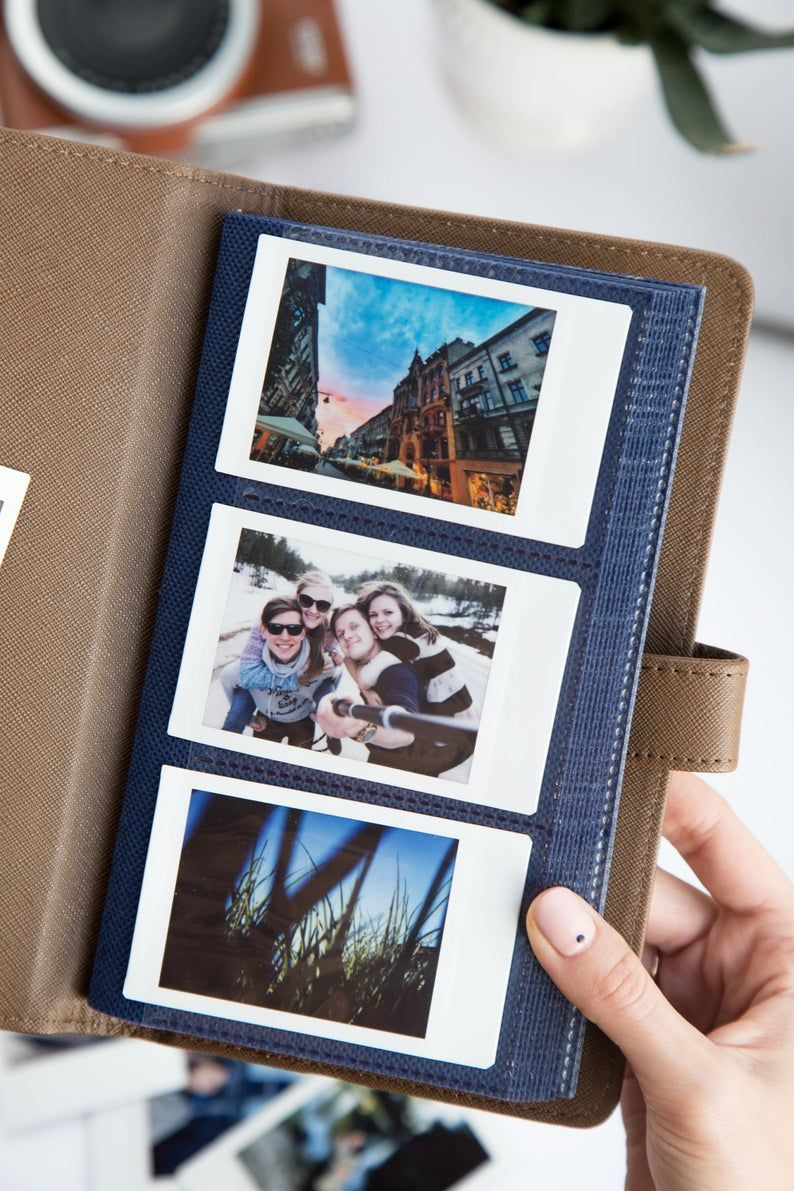
#> input picture Frames_data/018b0dcda1d4343a8588c5927c686f8c.jpg, 794 x 1191 px, found by its file name; its folder holds only this picture in this run
$ jupyter execute --allow-errors main.ipynb
#> lines starting #> are read from the running program, lines starting #| are printed output that depends on the picture
[cell 1]
import cv2
import time
import math
import numpy as np
import os
from imutils import perspective
import operator
import imutils
import copy
import random
from scipy.spatial import distance as dist
import mrcnn.config
import mrcnn.utils
from mrcnn.model import MaskRCNN
import os
import random

[cell 2]
# Configuration that will be used by the Mask-RCNN library
class MaskRCNNConfig(mrcnn.config.Config):
    #NAME = "coco_pretrained_model_config"
    NAME = "nam,e"
    IMAGES_PER_GPU = 1
    GPU_COUNT = 1
    NUM_CLASSES = 1 + 1
    DETECTION_MIN_CONFIDENCE = 0.9

[cell 3]
# Filter a list of Mask R-CNN detection results to get only the detected picsf
def get_pic_boxes(boxes, class_ids):
    pic_boxes = []

    for i, box in enumerate(boxes):
        # If the detected object isn't an expected output, skip it
        if class_ids[i] in [1]:
            pic_boxes.append(box)

    return np.array(pic_boxes)

[cell 4]
# Root directory of the project
ROOT_DIR ="./"

# Directory to save logs and trained model
MODEL_DIR = os.path.join(ROOT_DIR, "logs")

# Local path to trained weights file
MODEL_PATH = os.path.join(ROOT_DIR, "frame.h5")

# Create a Mask-RCNN model in inference mode
#> (the rest of this cell did not finish here and is left out)

#> (a cell that did not finish here is left out)

[cell 6]
path = ".\Frames_data"
files=os.listdir(path)
d=random.choice(files)
print(d)
path = os.path.join(path,d)
#img = cv2.imread(path,cv2.IMREAD_GRAYSCALE)
img = cv2.imread(path,-1) #  -1 = unchanged
#> img is the input picture: shape (1191, 794, 3); mean B, G, R 141.4, 140.7, 145.4
cv2.imwrite(".\input_a.jpg",img)
img = cv2.resize(img, (900, 600))
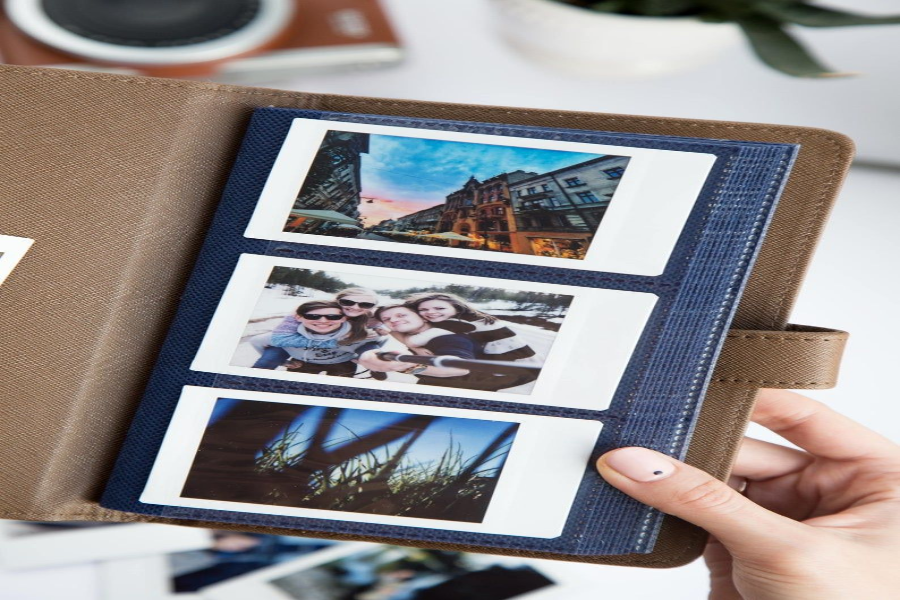
#> img: shape (600, 900, 3); mean B, G, R 141.3, 140.6, 145.3

if d[-3:]=="png":
    trans_mask = img[:,:,3] == 0
    img[trans_mask] = [255, 255, 255, 255]
    img = cv2.cvtColor(img, cv2.COLOR_BGRA2BGR)

cv2.imshow("Original Image",img)
cv2.waitKey(0)
cv2.destroyAllWindows()

print(type(img),"size:",img.shape)
#| <class 'numpy.ndarray'> size: (600, 900, 3)
print("going in model shape:",img.shape)
#| going in model shape: (600, 900, 3)
#> (the rest of this cell did not finish here and is left out)


$ run again, on Frames_data/Grandma_Hiller's_Photo_Album-2.jpg
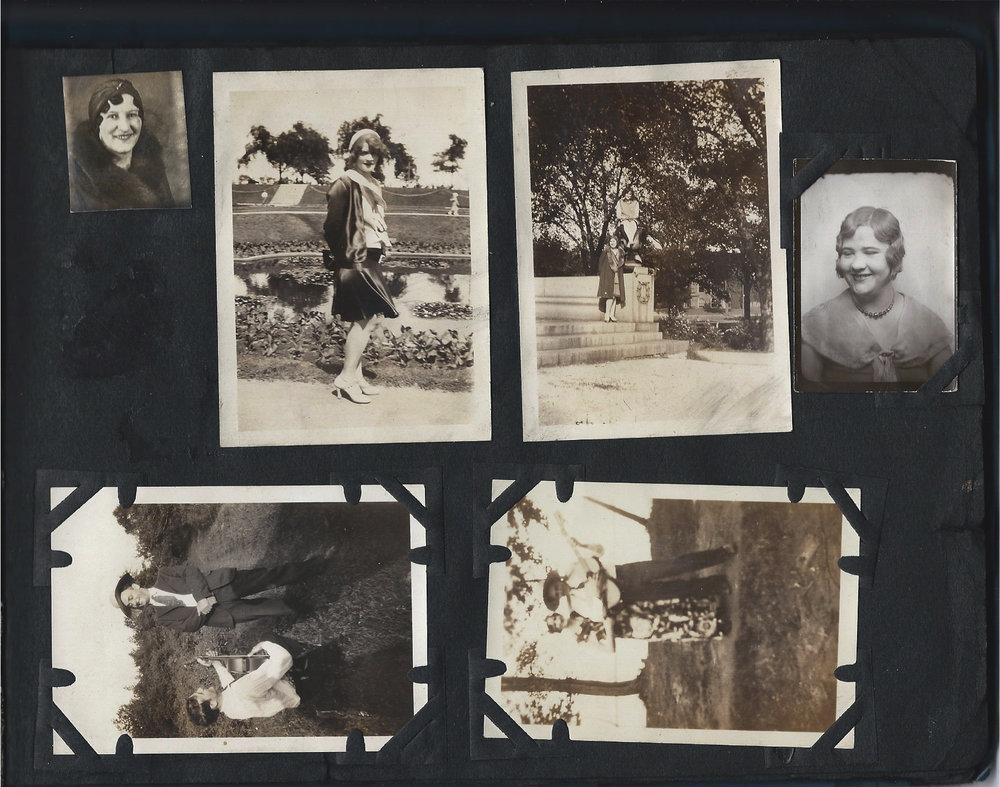
#> input picture Frames_data/Grandma_Hiller's_Photo_Album-2.jpg, 1000 x 787 px, found by its file name
#> img is the input picture: shape (787, 1000, 3); mean B, G, R 87.4, 92.2, 95.6
#> `img = cv2.resize(img, (900, 600))`:
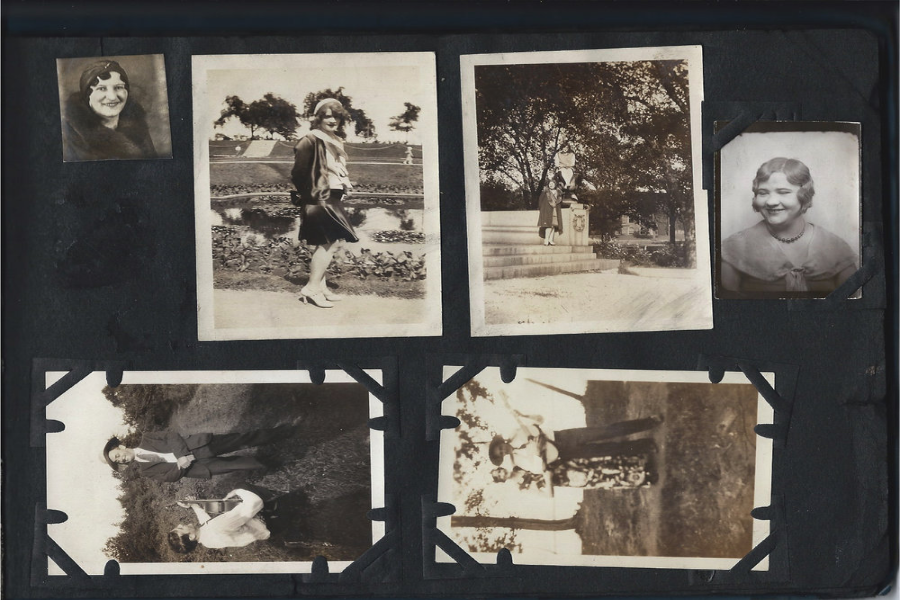
#> img: shape (600, 900, 3); mean B, G, R 87.3, 92.1, 95.5
#| <class 'numpy.ndarray'> size: (600, 900, 3)
#| going in model shape: (600, 900, 3)

$ run again, on Frames_data/IMG_0192.JPG
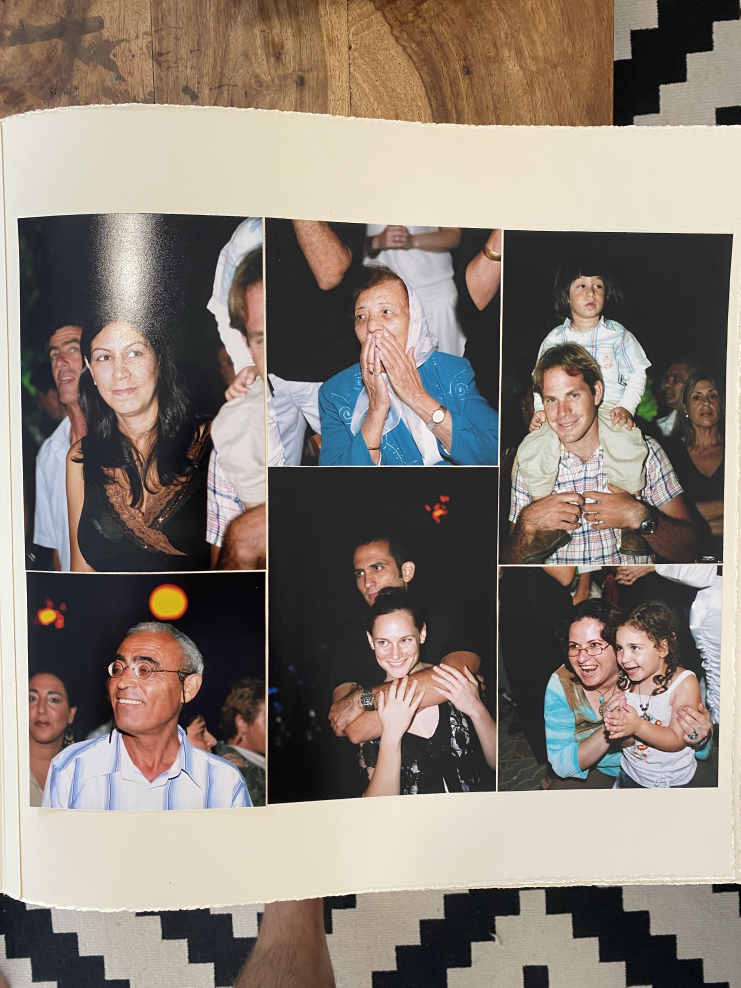
#> input picture Frames_data/IMG_0192.JPG, 2961 x 3949 px, found by its file name (shown at 1/4 size)
#> img is the input picture: shape (3949, 2961, 3); mean B, G, R 116.9, 125.8, 136.5
#> `img = cv2.resize(img, (900, 600))`:
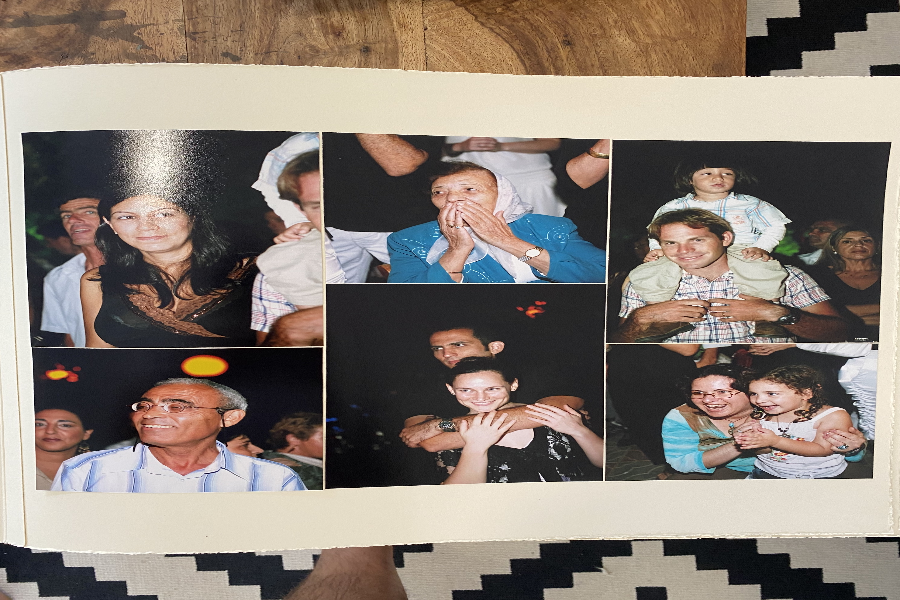
#> img: shape (600, 900, 3); mean B, G, R 116.8, 125.7, 136.4
#| <class 'numpy.ndarray'> size: (600, 900, 3)
#| going in model shape: (600, 900, 3)

$ run again, on Frames_data/IMG_2514.JPG
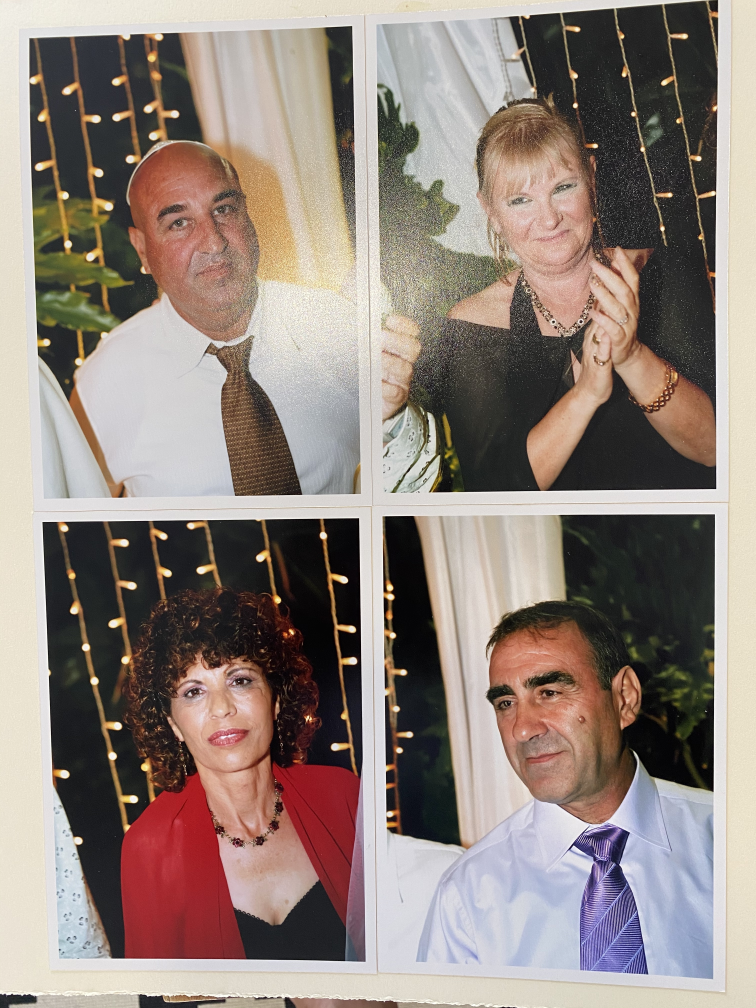
#> input picture Frames_data/IMG_2514.JPG, 3024 x 4032 px, found by its file name (shown at 1/4 size)
#> img is the input picture: shape (4032, 3024, 3); mean B, G, R 124.5, 131.6, 145
#> `img = cv2.resize(img, (900, 600))`:
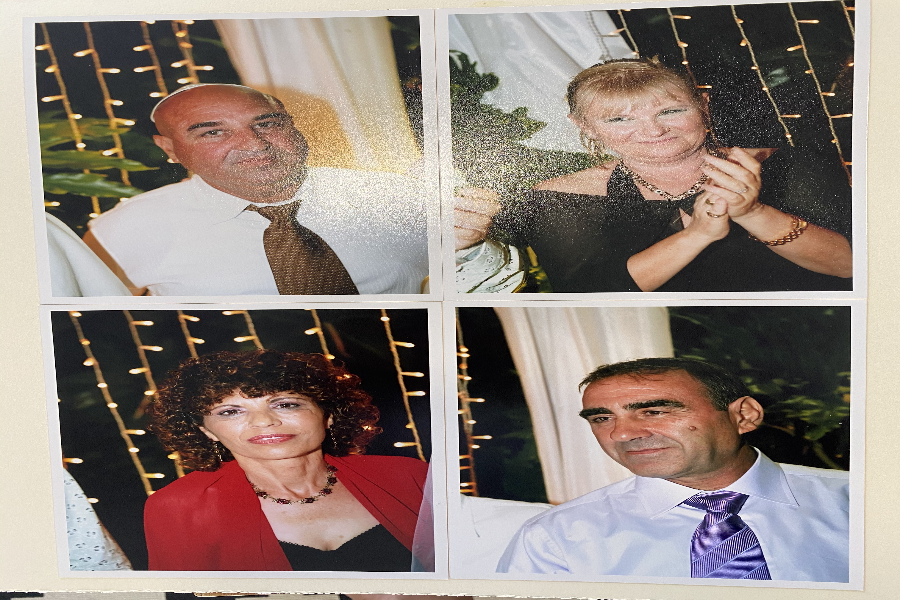
#> img: shape (600, 900, 3); mean B, G, R 124.3, 131.4, 144.8
#| <class 'numpy.ndarray'> size: (600, 900, 3)
#| going in model shape: (600, 900, 3)

$ run again, on Frames_data/20011890002-8.jpg
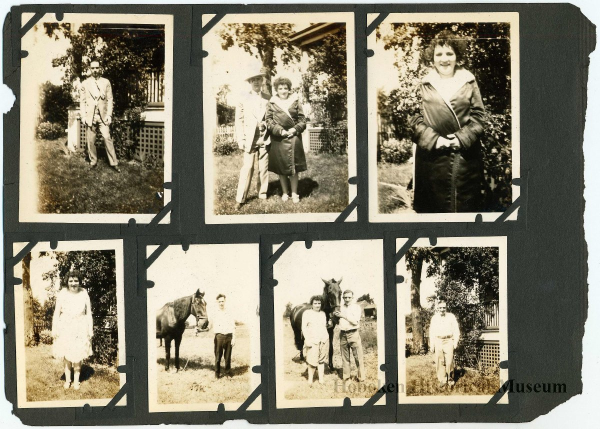
#> input picture Frames_data/20011890002-8.jpg, 1200 x 858 px, found by its file name (shown at 1/2 size)
#> img is the input picture: shape (858, 1200, 3); mean B, G, R 112.2, 129.9, 134.6
#> `img = cv2.resize(img, (900, 600))`:
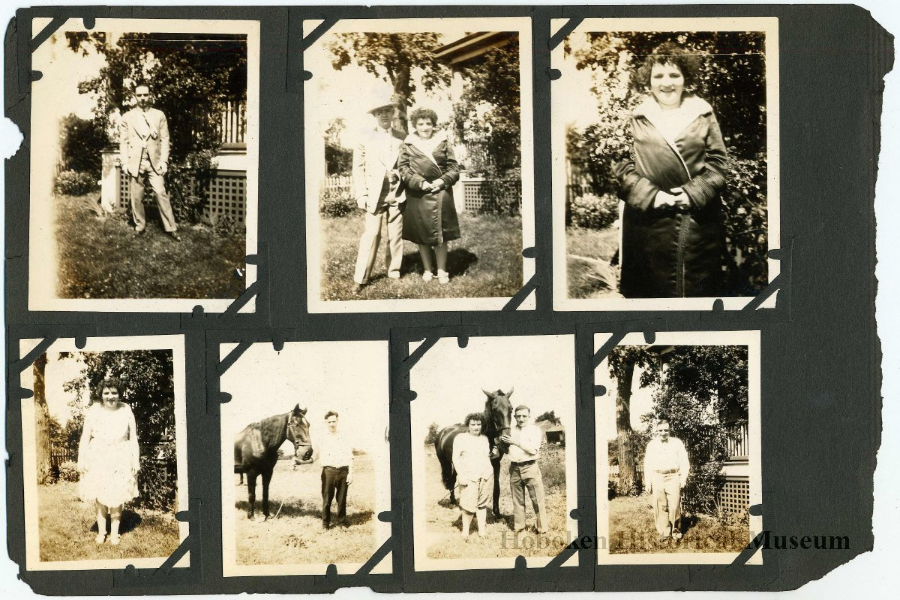
#> img: shape (600, 900, 3); mean B, G, R 112.1, 129.8, 134.5
#| <class 'numpy.ndarray'> size: (600, 900, 3)
#| going in model shape: (600, 900, 3)
